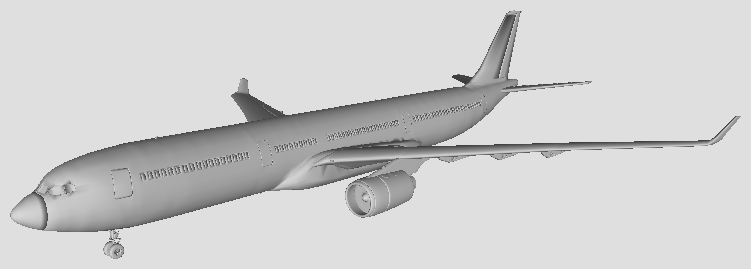
#> input picture network/data/all/Models_Actual/airplane/0-000.png, 751 x 269 px; its folder holds only this picture in this run
$ python loader.py all/Models_Actual/airplane/0-000.png
#> lines starting #> are read from the running program, lines starting #| are printed output that depends on the picture
__author__ = 'kmcarbone16'
from PIL import Image
import numpy as np
import sys
import numpy as np

width = 32
height = 32

CIFAR_LABELS = ["airplane", "automobile","bird","cat","deer","dog","frog","horse","ship","truck"]

# [19 lines of commented-out code are left out]

def dir_to_dataset(file_name):
#> called with file_name = 'all/Models_Actual/airplane/0-000.png'
    img = Image.open(file_name)
#> img is the input picture: PIL image 751x269 L; min 62, max 223, mean 207
    img = img.resize((width, height), Image.BILINEAR)
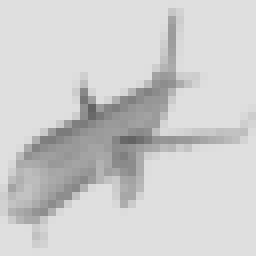
#> img: PIL image 32x32 L (shown 8 times larger); min 99, max 223, mean 207
    pixels = np.array(list(img.getdata()))
#> pixels = 1024 values, max 223 at index 0, min 99 at index 427, mean 207
    # pixels = np.reshape(pixels, (3,width*height))
    try:
        r = pixels[:,0]
        g = pixels[:,1]
        b = pixels[:,2]
    except Exception as e:
        pixels = np.reshape(pixels, (width*height,1))
        r = pixels[:,0]
#> r has the same summary as pixels
        g = pixels[:,0]
#> g has the same summary as pixels
        b = pixels[:,0]
#> b has the same summary as pixels

    cls = -1
    rgb = np.hstack((r,g,b))
#> rgb = 3072 values, max 223 at index 0, min 99 at index 427, mean 207
    for i,label in enumerate(CIFAR_LABELS):
        if label in file_name:
            cls = i
            break
    if cls == -1:
        raise Exception("Unknown class")
    rgb = np.hstack((rgb,cls))
#> rgb = 3073 values, max 223 at index 0, min 0 at index 3072, mean 206.9
    print_csv(rgb)
    # pixels = [f[0] for f in list(img.getdata())]


    # outfile = glob_files+"out"
    # np.save(outfile, dataset)

def print_csv(row):
    for v in row[:-1]:
        print(v,end=",")
#> this loop made 3072 passes
#> v on passes 1 to 3: 223, 223, 223
#| 223,
#| 223,
#| 223,
#| 223,
#| 223,
#| 223,
#| 223,
#| 223,
#> (further printed lines are left out)
    print(row[-1])

for file in sys.argv[1:]:
    dir_to_dataset(file)

$ run again, on network/data/all/Models_Actual/airplane/4-000.png
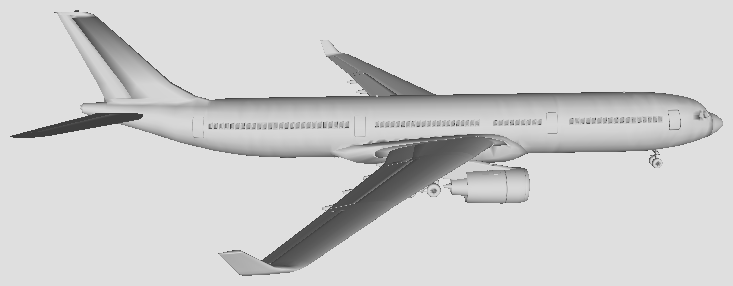
#> input picture network/data/all/Models_Actual/airplane/4-000.png, 733 x 286 px
#> in dir_to_dataset, img is the input picture: PIL image 733x286 L; min 62, max 223, mean 207.3
#> in dir_to_dataset, `img = img.resize((width, height), Image.BILINEAR)`:
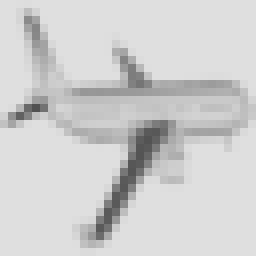
#> img: PIL image 32x32 L (shown 8 times larger); min 81, max 223, mean 207.3
#> pixels = 1024 values, max 223 at index 0, min 81 at index 420, mean 207.3
#> r has the same summary as pixels
#> g has the same summary as pixels
#> b has the same summary as pixels
#> in dir_to_dataset, `rgb = np.hstack((r,g,b))`: rgb = 3072 values, max 223 at index 0, min 81 at index 420, mean 207.3
#> in dir_to_dataset, `rgb = np.hstack((rgb,cls))`: rgb = 3073 values, max 223 at index 0, min 0 at index 3072, mean 207.2
#> the loop in print_csv, `for v in row[:-1]:` made 3072 passes
#> v on passes 1 to 3: 223, 223, 222
#> (printed output is left out)

$ run again, on network/data/all/Models_Actual/airplane/5-000.png
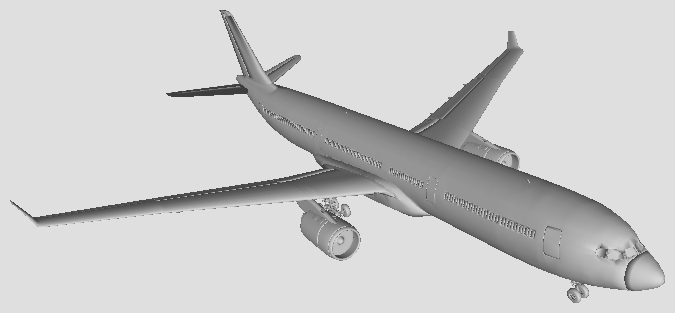
#> input picture network/data/all/Models_Actual/airplane/5-000.png, 675 x 313 px
#> in dir_to_dataset, img is the input picture: PIL image 675x313 L; min 62, max 223, mean 203.8
#> in dir_to_dataset, `img = img.resize((width, height), Image.BILINEAR)`:
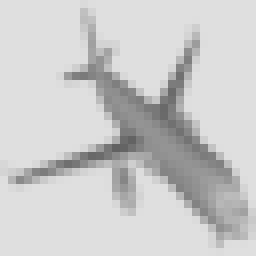
#> img: PIL image 32x32 L (shown 8 times larger); min 97, max 223, mean 203.7
#> pixels = 1024 values, max 223 at index 0, min 97 at index 590, mean 203.7
#> r has the same summary as pixels
#> g has the same summary as pixels
#> b has the same summary as pixels
#> in dir_to_dataset, `rgb = np.hstack((r,g,b))`: rgb = 3072 values, max 223 at index 0, min 97 at index 590, mean 203.7
#> in dir_to_dataset, `rgb = np.hstack((rgb,cls))`: rgb = 3073 values, max 223 at index 0, min 0 at index 3072, mean 203.7
#> the loop in print_csv, `for v in row[:-1]:` made 3072 passes
#> v on passes 1 to 3: 223, 223, 223
#> (printed output is left out)

$ run again, on network/data/all/Models_Actual/airplane/6-000.png
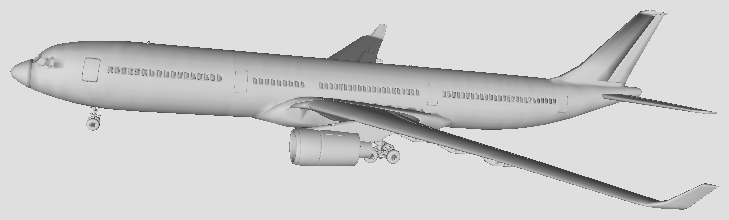
#> input picture network/data/all/Models_Actual/airplane/6-000.png, 729 x 220 px
#> in dir_to_dataset, img is the input picture: PIL image 729x220 L; min 62, max 223, mean 205.8
#> in dir_to_dataset, `img = img.resize((width, height), Image.BILINEAR)`:
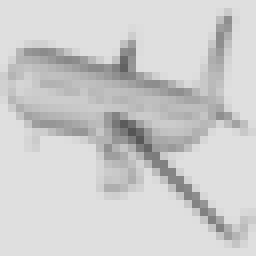
#> img: PIL image 32x32 L (shown 8 times larger); min 85, max 223, mean 205.7
#> pixels = 1024 values, max 223 at index 0, min 85 at index 528, mean 205.7
#> r has the same summary as pixels
#> g has the same summary as pixels
#> b has the same summary as pixels
#> in dir_to_dataset, `rgb = np.hstack((r,g,b))`: rgb = 3072 values, max 223 at index 0, min 85 at index 528, mean 205.7
#> in dir_to_dataset, `rgb = np.hstack((rgb,cls))`: rgb = 3073 values, max 223 at index 0, min 0 at index 3072, mean 205.7
#> the loop in print_csv, `for v in row[:-1]:` made 3072 passes
#> v on passes 1 to 3: 223, 223, 223
#> (printed output is left out)

$ run again, on network/data/all/Models_Actual/airplane/1-000.png
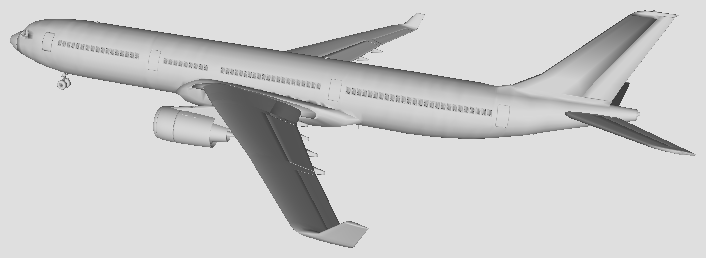
#> input picture network/data/all/Models_Actual/airplane/1-000.png, 706 x 258 px
#> in dir_to_dataset, img is the input picture: PIL image 706x258 L; min 62, max 223, mean 204.3
#> in dir_to_dataset, `img = img.resize((width, height), Image.BILINEAR)`:
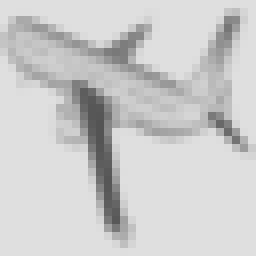
#> img: PIL image 32x32 L (shown 8 times larger); min 84, max 223, mean 204.2
#> pixels = 1024 values, max 223 at index 0, min 84 at index 492, mean 204.2
#> r has the same summary as pixels
#> g has the same summary as pixels
#> b has the same summary as pixels
#> in dir_to_dataset, `rgb = np.hstack((r,g,b))`: rgb = 3072 values, max 223 at index 0, min 84 at index 492, mean 204.2
#> in dir_to_dataset, `rgb = np.hstack((rgb,cls))`: rgb = 3073 values, max 223 at index 0, min 0 at index 3072, mean 204.2
#> the loop in print_csv, `for v in row[:-1]:` made 3072 passes
#> v on passes 1 to 3: 223, 223, 223
#> (printed output is left out)
